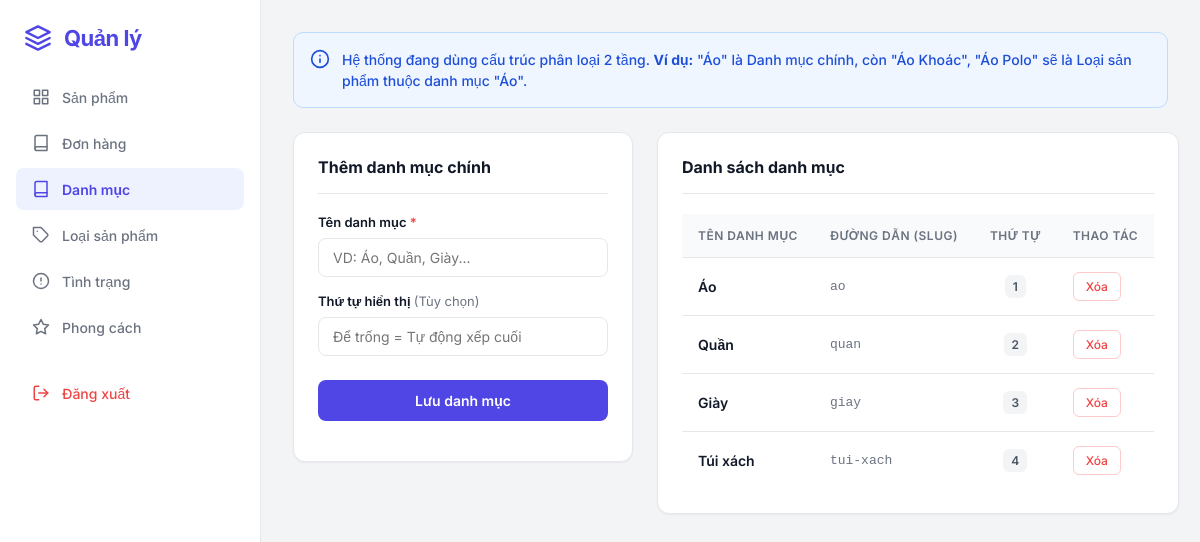
The app's page /admin/categories.php (signed in) with its own data.
### tables this page shows
CREATE TABLE `categories` (
  `id` int(10) UNSIGNED NOT NULL,
  `name` varchar(100) NOT NULL,
  `slug` varchar(120) DEFAULT NULL,
  `sort_order` int(11) NOT NULL DEFAULT 0,
  `is_active` tinyint(1) NOT NULL DEFAULT 1,
  `created_at` datetime NOT NULL DEFAULT current_timestamp(),
  `updated_at` datetime NOT NULL DEFAULT current_timestamp() ON UPDATE current_timestamp()
);

### includes/functions.php (called while the page is built, shortened)
<?php
require_once __DIR__ . '/../config/db.php';
function e($value): string {
    return htmlspecialchars((string)($value ?? ''), ENT_QUOTES, 'UTF-8');
}
function is_absolute_url(string $value): bool {
    return (bool)preg_match('#^(https?:)?//#i', $value);
}
function route_url(string $path = '/'): string
{
    $parts = parse_url($path);
    $routePath = '/' . ltrim((string)($parts['path'] ?? '/'), '/');
    $routePath = preg_replace('#/+#', '/', $routePath) ?: '/';
    if ($routePath === '/' || $routePath === '/index.php' || $routePath === '/index') {
        $cleanPath = '/trang-chu';
    } else {
        $cleanPath = preg_replace('#\.php$#i', '', $routePath) ?: $routePath;
    }
    $url = rtrim(BASE_URL, '/') . $cleanPath;
    return $url;
}
function get_categories(): array {
    return db()->query('SELECT * FROM categories ORDER BY sort_order ASC, id ASC')->fetchAll();
}

### config/db.php (called while the page is built, shortened)
<?php
function db(): PDO {
    static $pdo = null;
    if ($pdo === null) {
        $dsn = 'mysql:host=' . DB_HOST . ';dbname=' . DB_NAME . ';charset=utf8mb4';
        $options = [
            PDO::ATTR_ERRMODE => PDO::ERRMODE_EXCEPTION,
            PDO::ATTR_DEFAULT_FETCH_MODE => PDO::FETCH_ASSOC,
        ];
        $pdo = new PDO($dsn, DB_USER, DB_PASS, $options);
    }
    return $pdo;
}

### admin/categories.php (the view, shortened to what this page needs)
<?php
require_once __DIR__ . '/../includes/functions.php';
$categories = get_categories();
?>
<div class="admin-wrapper">
    <aside class="admin-sidebar">
        <div class="sidebar-header">
            <h2>Quản lý</h2>
        </div>
        <ul class="sidebar-menu">
            <li>
                <a href="<?= route_url('/admin/products.php') ?>">
                    Sản phẩm
                </a>
            </li>
            <li>
                <a href="<?= route_url('/admin/orders.php') ?>">
                    <svg xmlns="http://www.w3.org/2000/svg" width="18" height="18" viewBox="0 0 24 24" fill="none" stroke="currentColor" stroke-width="2" stroke-linecap="round" stroke-linejoin="round"><path d="M4 19.5A2.5 2.5 0 0 1 6.5 17H20"></path><path d="M6.5 2H20v20H6.5A2.5 2.5 0 0 1 4 19.5v-15A2.5 2.5 0 0 1 6.5 2z"></path></svg>
                    Đơn hàng
                </a>
            </li>
            <li>
                <a href="<?= route_url('/admin/categories.php') ?>" class="active">
                    <svg xmlns="http://www.w3.org/2000/svg" width="18" height="18" viewBox="0 0 24 24" fill="none" stroke="currentColor" stroke-width="2" stroke-linecap="round" stroke-linejoin="round"><path d="M4 19.5A2.5 2.5 0 0 1 6.5 17H20"></path><path d="M6.5 2H20v20H6.5A2.5 2.5 0 0 1 4 19.5v-15A2.5 2.5 0 0 1 6.5 2z"></path></svg>
                    Danh mục
                </a>
            </li>
            <li>
                <a href="<?= route_url('/admin/product_types.php') ?>">
                    Loại sản phẩm
                </a>
            </li>
            <li>
                <a href="<?= route_url('/admin/product_conditions.php') ?>">
                    <svg xmlns="http://www.w3.org/2000/svg" width="18" height="18" viewBox="0 0 24 24" fill="none" stroke="currentColor" stroke-width="2" stroke-linecap="round" stroke-linejoin="round"><circle cx="12" cy="12" r="10"></circle><line x1="12" y1="8" x2="12" y2="12"></line><line x1="12" y1="16" x2="12.01" y2="16"></line></svg>
                    Tình trạng
                </a>
            </li>
            <li>
                <a href="<?= route_url('/admin/styles.php') ?>">
                    <svg xmlns="http://www.w3.org/2000/svg" width="18" height="18" viewBox="0 0 24 24" fill="none" stroke="currentColor" stroke-width="2" stroke-linecap="round" stroke-linejoin="round"><polygon points="12 2 15.09 8.26 22 9.27 17 14.14 18.18 21.02 12 17.77 5.82 21.02 7 14.14 2 9.27 8.91 8.26 12 2"></polygon></svg>
                    Phong cách
                </a>
            </li>
            <li style="margin-top: 24px;">
                <a href="<?= route_url('/admin/logout.php') ?>" class="text-danger">
                    Đăng xuất
                </a>
            </li>
        </ul>
    </aside>
    <main class="admin-main">
        <div class="alert info">
            <div>Hệ thống đang dùng cấu trúc phân loại 2 tầng. <strong>Ví dụ:</strong> "Áo" là Danh mục chính, còn "Áo Khoác", "Áo Polo" sẽ là Loại sản phẩm thuộc danh mục "Áo".</div>
        </div>
        <div class="category-layout">
            <div class="admin-card">
                <form method="post" action="">
                    <h3>Thêm danh mục chính</h3>
                    <div class="form-group">
                        <label>Tên danh mục <span class="required-mark">*</span></label>
                        <input type="text" name="name" class="form-control" required placeholder="VD: Áo, Quần, Giày...">
                    </div>
                    <div class="form-group">
                        <label>Thứ tự hiển thị <span style="font-weight: 400; color: var(--admin-text-muted);">(Tùy chọn)</span></label>
                        <input type="number" name="sort_order" class="form-control" value="" placeholder="Để trống = Tự động xếp cuối">
                    </div>
                    <button class="btn-submit" type="submit">
                        Lưu danh mục
                    </button>
                </form>
            </div>
            <div class="admin-card">
                <h3>Danh sách danh mục</h3>
                <div class="table-responsive">
                    <table class="admin-table">
                        <thead>
                            <tr>
                                <th>Tên danh mục</th>
                                <th>Đường dẫn (Slug)</th>
                                <th style="text-align: center;">Thứ tự</th>
                                <th>Thao tác</th>
                            </tr>
                        </thead>
                        <tbody>
                        <?php foreach ($categories as $cat): ?>
                            <tr>
                                <td><strong style="font-weight: 600;"><?= e($cat['name']) ?></strong></td>
                                <td style="color: var(--admin-text-muted); font-size: 13px; font-family: monospace;"><?= e($cat['slug'] ?? '') ?></td>
                                <td style="text-align: center;">
                                    <span style="background: #f3f4f6; padding: 4px 8px; border-radius: 6px; font-size: 12px; font-weight: 600; color: #4b5563;">
                                        <?= (int)$cat['sort_order'] ?>
                                    </span>
                                </td>
                                <td>
                                    <a class="btn-delete"
                                       onclick="return confirm('Bạn có chắc chắn xóa danh mục này? Hành động này có thể bị chặn nếu đang có Loại sản phẩm chứa bên trong.');"
                                       href="<?= route_url('/admin/categories.php') ?>?delete=<?= (int)$cat['id'] ?>">
                                       Xóa
                                    </a>
                                </td>
                            </tr>
                        <?php endforeach; ?>
                        </tbody>
                    </table>
                </div>
            </div>
        </div>
    </main>
</div>

### admin/categories.php (style rules this page uses)
.admin-wrapper { display: flex; min-height: 100vh; width: 100%; }
.admin-sidebar { width: var(--sidebar-width); background: var(--admin-card); border-right: 1px solid var(--admin-border); flex-shrink: 0; display: flex; flex-direction: column; position: sticky; top: 0; height: 100vh; overflow-y: auto; }
.sidebar-header { padding: 24px; display: flex; align-items: center; gap: 12px; }
.sidebar-header h2 { font-size: 22px; font-weight: 700; margin: 0; color: var(--admin-primary); letter-spacing: -0.5px; }
.sidebar-menu { list-style: none; padding: 0 16px; margin: 0; flex-grow: 1; }
.sidebar-menu li { margin-bottom: 4px; }
.sidebar-menu a { display: flex; align-items: center; gap: 12px; padding: 12px 16px; color: var(--admin-text-muted); text-decoration: none; font-size: 14px; font-weight: 500; border-radius: 8px; transition: all 0.2s ease; }
.sidebar-menu a.active { background-color: #eef2ff; color: var(--admin-primary); font-weight: 600; }
.sidebar-menu a.text-danger { color: var(--admin-danger); margin-top: auto; }
.admin-main { flex-grow: 1; padding: 32px; max-width: calc(100% - var(--sidebar-width)); overflow-x: hidden; }
.alert { padding: 16px; border-radius: 10px; margin-bottom: 24px; font-size: 14px; font-weight: 500; line-height: 1.5; display: flex; align-items: flex-start; gap: 12px; }
.alert.info { background-color: var(--admin-info-bg); color: var(--admin-info-text); border: 1px solid var(--admin-info-border); }
.category-layout { display: grid; grid-template-columns: 1fr; gap: 24px; }
@media (min-width: 992px) { .category-layout { grid-template-columns: 340px 1fr; align-items: start; } }
.admin-card { background: var(--admin-card); border-radius: var(--admin-radius); box-shadow: var(--admin-shadow-sm); border: 1px solid var(--admin-border); padding: 24px; }
.admin-card h3 { font-size: 16px; font-weight: 700; margin-top: 0; margin-bottom: 20px; padding-bottom: 16px; border-bottom: 1px solid var(--admin-border); color: var(--admin-text-main); }
.form-group { margin-bottom: 16px; }
.form-group label { display: block; font-size: 13px; font-weight: 600; color: var(--admin-text-main); margin-bottom: 8px; }
.required-mark { color: var(--admin-danger); }
.form-control { width: 100%; box-sizing: border-box; padding: 10px 14px; border: 1px solid var(--admin-border); border-radius: 8px; font-size: 14px; color: var(--admin-text-main); outline: none; transition: all 0.2s ease; background-color: #fff; font-family: 'Inter', sans-serif; }
.btn-submit { width: 100%; background-color: var(--admin-primary); color: #fff; padding: 12px; font-size: 14px; font-weight: 600; border-radius: 8px; border: none; cursor: pointer; transition: all 0.2s ease; margin-top: 8px; font-family: 'Inter', sans-serif; }
.table-responsive { width: 100%; overflow-x: auto; -webkit-overflow-scrolling: touch; }
.admin-table { width: 100%; border-collapse: separate; border-spacing: 0; text-align: left; }
.admin-table th { background-color: #f9fafb; color: var(--admin-text-muted); font-weight: 600; font-size: 12px; text-transform: uppercase; padding: 14px 16px; border-bottom: 1px solid var(--admin-border); white-space: nowrap; letter-spacing: 0.5px; }
.admin-table td { padding: 14px 16px; vertical-align: middle; border-bottom: 1px solid var(--admin-border); font-size: 14px; color: var(--admin-text-main); }
.admin-table tr:last-child td { border-bottom: none; }
.btn-delete { background-color: #fff; color: var(--admin-danger); border: 1px solid var(--admin-danger-border); padding: 6px 12px; font-size: 12px; font-weight: 500; border-radius: 6px; text-decoration: none; transition: all 0.2s; display: inline-flex; align-items: center; gap: 4px; }

### records on screen
categories: name "Áo", slug "ao", sort_order "1"
categories: name "Quần", slug "quan", sort_order "2"
categories: name "Giày", slug "giay", sort_order "3"
categories: name "Túi xách", slug "tui-xach", sort_order "4"
